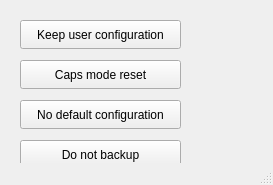
<?xml version="1.0" encoding="UTF-8"?>
<ui version="4.0">
 <class>MainWindow</class>
 <widget class="QMainWindow" name="MainWindow">
  <property name="geometry">
   <rect>
    <x>0</x>
    <y>0</y>
    <width>273</width>
    <height>185</height>
   </rect>
  </property>
  <property name="windowTitle">
   <string>Reset configuration</string>
  </property>
  <widget class="QWidget" name="centralwidget">
   <widget class="QPushButton" name="keepuserButton">
    <property name="geometry">
     <rect>
      <x>20</x>
      <y>20</y>
      <width>161</width>
      <height>29</height>
     </rect>
    </property>
    <property name="text">
     <string>Keep user configuration</string>
    </property>
   </widget>
   <widget class="QPushButton" name="capsButton">
    <property name="geometry">
     <rect>
      <x>20</x>
      <y>60</y>
      <width>161</width>
      <height>29</height>
     </rect>
    </property>
    <property name="text">
     <string>Caps mode reset</string>
    </property>
   </widget>
   <widget class="QPushButton" name="notbackupButton">
    <property name="geometry">
     <rect>
      <x>20</x>
      <y>140</y>
      <width>161</width>
      <height>29</height>
     </rect>
    </property>
    <property name="text">
     <string>Do not backup</string>
    </property>
   </widget>
   <widget class="QPushButton" name="nodefaultButton">
    <property name="geometry">
     <rect>
      <x>20</x>
      <y>100</y>
      <width>161</width>
      <height>29</height>
     </rect>
    </property>
    <property name="text">
     <string>No default configuration</string>
    </property>
   </widget>
  </widget>
  <widget class="QStatusBar" name="statusbar"/>
 </widget>
 <resources/>
 <connections/>
</ui>
